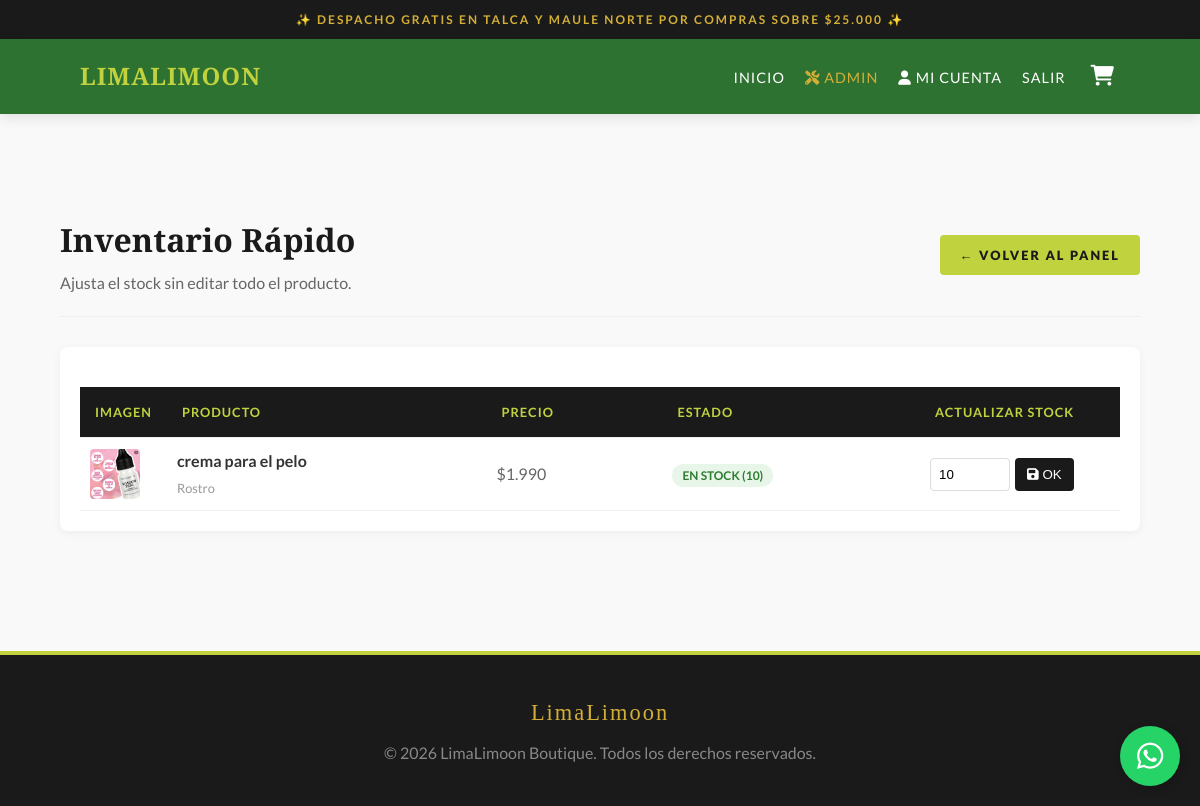
Page /admin/stock (signed in) on the committed database.
### app.py (models this page shows)
class Product(db.Model):
    id = db.Column(db.Integer, primary_key=True)
    name = db.Column(db.String(100), nullable=False)
    price = db.Column(db.Integer, nullable=False)
    stock = db.Column(db.Integer, default=0)
    image = db.Column(db.String(300))
    category = db.Column(db.String(50))
    description = db.Column(db.Text)

### app.py (the view)
@app.route('/admin/stock')
@login_required
@admin_required
def admin_stock():
    products = Product.query.order_by(Product.name).all()
    return render_template('admin_stock.html', products=products)

### app.py (called while the page is built)
@login_manager.user_loader
def load_user(user_id):
    return User.query.get(int(user_id))

def admin_required(f):
    @wraps(f)
    def decorated_function(*args, **kwargs):
        if not current_user.is_authenticated or not current_user.is_admin:
            flash('⛔ Acceso exclusivo administradores.', 'error')
            return redirect(url_for('home'))
        return f(*args, **kwargs)
    return decorated_function

@app.context_processor
def inject_cart_count():
    if current_user.is_authenticated:
        items = CartItem.query.filter_by(user_id=current_user.id).all()
        count = sum(item.quantity for item in items if item.product)
    else:
        count = 0
    return dict(cart_count=count)

### templates/admin_stock.html (shortened to what this page needs)
{% extends "layout.html" %}
{% block content %}
<div class="container section-padding" style="margin-top: 40px; margin-bottom: 60px;">
    <div style="display: flex; justify-content: space-between; align-items: center; margin-bottom: 30px; border-bottom: 1px solid #eee; padding-bottom: 20px;">
        <div>
            <h2 style="font-family: var(--font-title); font-size: 2rem; color: #1a1a1a; margin: 0;">Inventario Rápido</h2>
            <p style="color: #666; margin-top: 5px;">Ajusta el stock sin editar todo el producto.</p>
        </div>
        <a href="{{ url_for('admin_dashboard') }}" class="btn-gold" style="padding: 10px 20px; font-size: 0.8rem; text-decoration: none; border-radius: 4px;">
            ← Volver al Panel
        </a>
    </div>
    <div style="overflow-x: auto; background: white; border-radius: 8px; box-shadow: 0 2px 10px rgba(0,0,0,0.05); padding: 20px;">
        <table style="width: 100%; border-collapse: collapse; min-width: 600px;">
            <thead>
                <tr style="background: #f8f8f8; text-transform: uppercase; font-size: 0.8rem; color: #555;">
                    <th style="padding: 15px; text-align: left; width: 80px;">Imagen</th>
                    <th style="padding: 15px; text-align: left;">Producto</th>
                    <th style="padding: 15px; text-align: left;">Precio</th>
                    <th style="padding: 15px; text-align: left;">Estado</th>
                    <th style="padding: 15px; text-align: left; width: 200px;">Actualizar Stock</th>
                </tr>
            </thead>
            <tbody>
                {% for product in products %}
                <tr style="border-bottom: 1px solid #eee;">
                    <td style="padding: 10px;">
                        <img src="{{ product.image if product.image else 'https://via.placeholder.com/50' }}"
                             alt="img"
                             style="width: 50px !important; height: 50px !important; object-fit: cover; border-radius: 4px; display: block;">
                    </td>
                    <td style="padding: 10px; font-weight: bold; color: #333;">
                        {{ product.name }}
                        <br>
                        <span style="font-size: 0.8rem; color: #999; font-weight: normal;">{{ product.category }}</span>
                    </td>
                    <td style="padding: 10px; color: #666;">
                        ${{ "{:,.0f}".format(product.price).replace(',', '.') }}
                    </td>
                    <td style="padding: 10px;">
                        {% if product.stock == 0 %}
                            <span style="background: #ffebee; color: #c62828; padding: 4px 10px; border-radius: 20px; font-size: 0.75rem; font-weight: bold;">AGOTADO</span>
                        {% elif product.stock < 5 %}
                            <span style="background: #fff3e0; color: #ef6c00; padding: 4px 10px; border-radius: 20px; font-size: 0.75rem; font-weight: bold;">BAJO ({{ product.stock }})</span>
                        {% else %}
                            <span style="background: #e8f5e9; color: #2e7d32; padding: 4px 10px; border-radius: 20px; font-size: 0.75rem; font-weight: bold;">EN STOCK ({{ product.stock }})</span>
                        {% endif %}
                    </td>
                    <td style="padding: 10px;">
                        <form action="{{ url_for('update_stock', product_id=product.id) }}" method="POST" style="display: flex; gap: 5px;">
                            <input type="number" name="new_stock" value="{{ product.stock }}" min="0" required
                                   style="width: 80px; padding: 8px; border: 1px solid #ddd; border-radius: 4px;">
                            <button type="submit" style="background: #1a1a1a; color: white; border: none; padding: 8px 12px; border-radius: 4px; cursor: pointer; transition: 0.3s;">
                                <i class="fas fa-save"></i> OK
                            </button>
                        </form>
                    </td>
                </tr>
                {% endfor %}
            </tbody>
        </table>
    </div>
</div>
{% endblock %}

### static/css/style.css (style rules this page uses)
:root { --gold: #C0D23E; --gold-hover: #a8b934; --black: #1a1a1a; --white: #ffffff; --gray-bg: #f9f9f9; --font-title: 'Playfair Display', serif; --font-text: 'Lato', sans-serif; --header-height: 75px; }
* { margin: 0; padding: 0; box-sizing: border-box; }
img { max-width: 100%; display: block; }
body { font-family: var(--font-text); background-color: var(--gray-bg); color: #333; line-height: 1.6; display: flex; flex-direction: column; min-height: 100vh; }
a { text-decoration: none; color: inherit; transition: 0.3s; }
.container { width: 90%; max-width: 1200px; margin: 0 auto; }
.section-padding { padding: 60px 0; }
.btn-gold { background-color: var(--gold); color: var(--black); padding: 14px 40px; text-transform: uppercase; letter-spacing: 2px; font-weight: 900; border: none; cursor: pointer; display: inline-block; border-radius: 2px; transition: all 0.4s ease; text-align: center; }
table { width: 100%; border-collapse: collapse; margin-top: 20px; }
th, td { padding: 15px; text-align: left; border-bottom: 1px solid #eee; }
th { background-color: var(--black); color: var(--gold); text-transform: uppercase; font-size: 0.8rem; letter-spacing: 1px; }

### templates/layout.html (style rules this page uses)
:root { --brand-green: rgb(46, 114, 50); --brand-gold: #d4af37; --brand-dark: #1a1a1a; --font-title: 'Playfair Display', serif; --font-body: 'Lato', sans-serif; }
body { font-family: var(--font-body); margin: 0; padding: 0; display: flex; flex-direction: column; min-height: 100vh; }

### rows in the picture
Product: image (picture), name "crema para el pelo", category "Rostro", price "1.990", stock "10", new_stock "10"
